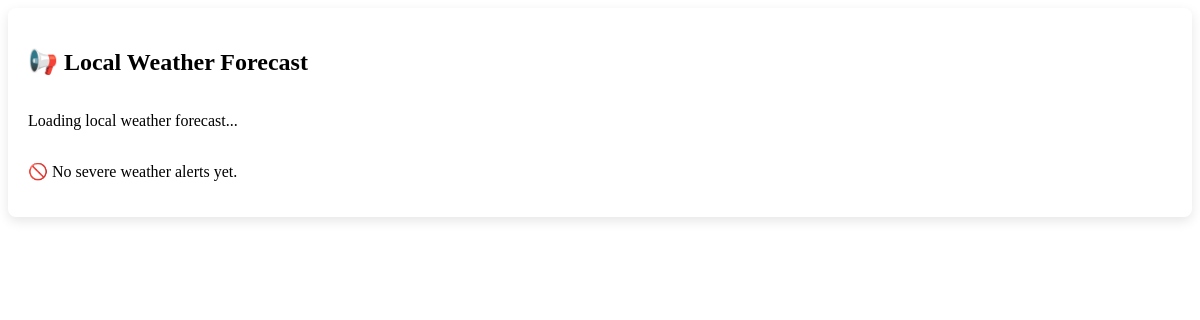
The app's page /weather-notify.php (signed in), older data.
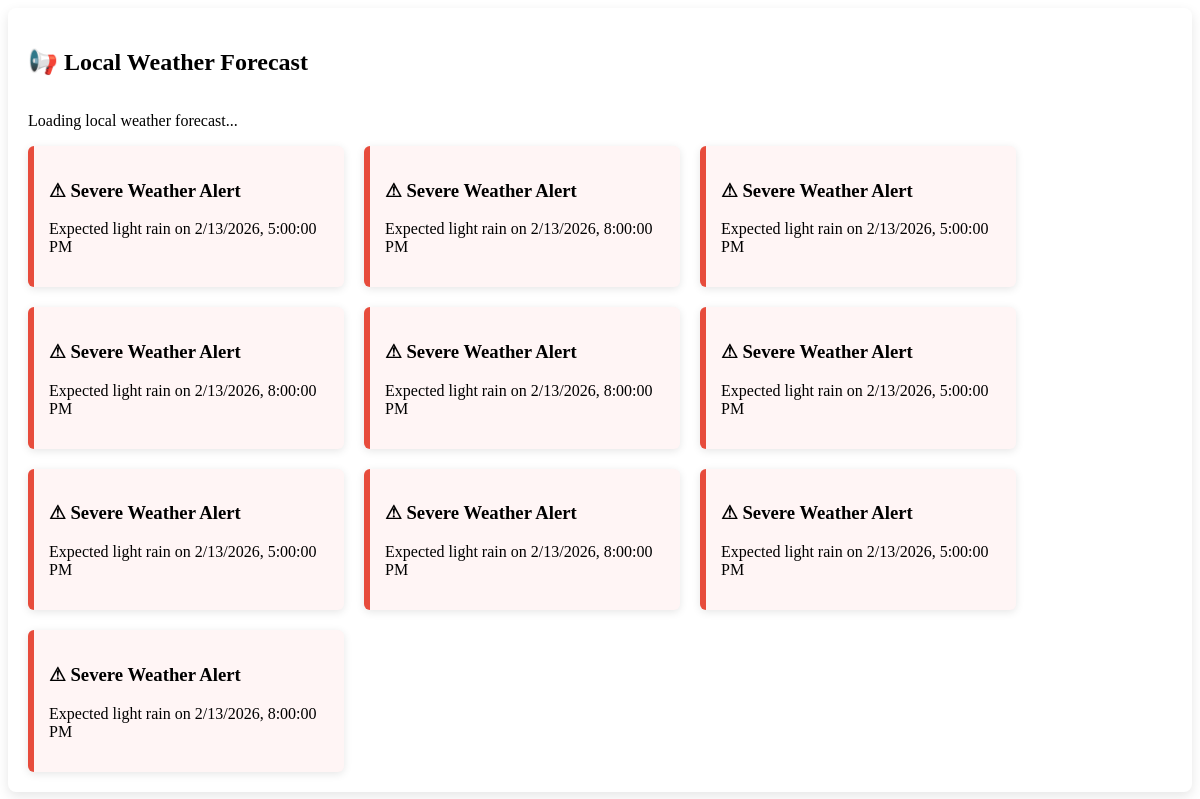
The same page, newer data.
### tables this page shows
CREATE TABLE `weather_notifications` (
  `id` int(11) NOT NULL,
  `title` varchar(255) NOT NULL,
  `description` text DEFAULT NULL,
  `created_at` timestamp NOT NULL DEFAULT current_timestamp(),
  `severity` enum('normal','warning','severe') DEFAULT 'normal',
  `location` varchar(255) DEFAULT NULL
);

### weather-notify.php (the view, shortened to what this page needs)
<?php
include 'db.php';
?>
<link rel="stylesheet" href="weather-notify.css">
<div class="notify-container">
  <h2>📢 Local Weather Forecast</h2>
  <div id="weather-forecast">
    <p>Loading local weather forecast...</p>
  </div>
<div class="notify-cards">
  <?php
  $notifs = $conn->query("SELECT id,title,description FROM weather_notifications ORDER BY created_at DESC LIMIT 10");
  if ($notifs->num_rows > 0) {
      while ($notif = $notifs->fetch_assoc()) {
          $isSevere = strpos($notif['title'], 'Severe Weather Alert') !== false;
          $class = $isSevere ? 'notify-card severe' : 'notify-card';
          echo "<div class='{$class}'>";
          echo "<h3>".htmlspecialchars($notif['title'])."</h3>";
          echo "<p>".nl2br(htmlspecialchars($notif['description']))."</p>";
          echo "</div>";
      }
  } else {
      echo "<p class='no-notify'>🚫 No severe weather alerts yet.</p>";
  }
  ?>
</div>
</div>

### weather-notify.css (style rules this page uses)
#weather-forecast { display: flex; flex-direction: column; gap: 20px; }
.notify-container { background: #fff; padding: 20px; border-radius: 8px; box-shadow: 0 4px 12px rgba(0,0,0,0.1); }
.notify-cards { display: flex; flex-wrap: wrap; gap: 20px; }
.notify-card { background: #fff; border-radius: 6px; box-shadow: 0 2px 8px rgba(0,0,0,0.1); padding: 15px; width: 280px; }
.notify-card.severe { border-left: 6px solid #e74c3c; background: #fff5f5; }

Row changes from the older to the newer data that the page shows:
added weather_notifications: title "⚠ Severe Weather Alert", description "Expected light rain on 2/13/2026, 5:00:00 PM"
added weather_notifications: title "⚠ Severe Weather Alert", description "Expected light rain on 2/13/2026, 8:00:00 PM"
added weather_notifications: title "⚠ Severe Weather Alert", description "Expected light rain on 2/13/2026, 5:00:00 PM"
added weather_notifications: title "⚠ Severe Weather Alert", description "Expected light rain on 2/13/2026, 8:00:00 PM"
added weather_notifications: title "⚠ Severe Weather Alert", description "Expected light rain on 2/13/2026, 8:00:00 PM"
added weather_notifications: title "⚠ Severe Weather Alert", description "Expected light rain on 2/13/2026, 5:00:00 PM"
added weather_notifications: title "⚠ Severe Weather Alert", description "Expected light rain on 2/13/2026, 5:00:00 PM"
added weather_notifications: title "⚠ Severe Weather Alert", description "Expected light rain on 2/13/2026, 8:00:00 PM"
added weather_notifications: title "⚠ Severe Weather Alert", description "Expected light rain on 2/13/2026, 5:00:00 PM"
added weather_notifications: title "⚠ Severe Weather Alert", description "Expected light rain on 2/13/2026, 8:00:00 PM"
Text that changed along with them:
text no longer shown: "🚫 No severe weather alerts yet."
